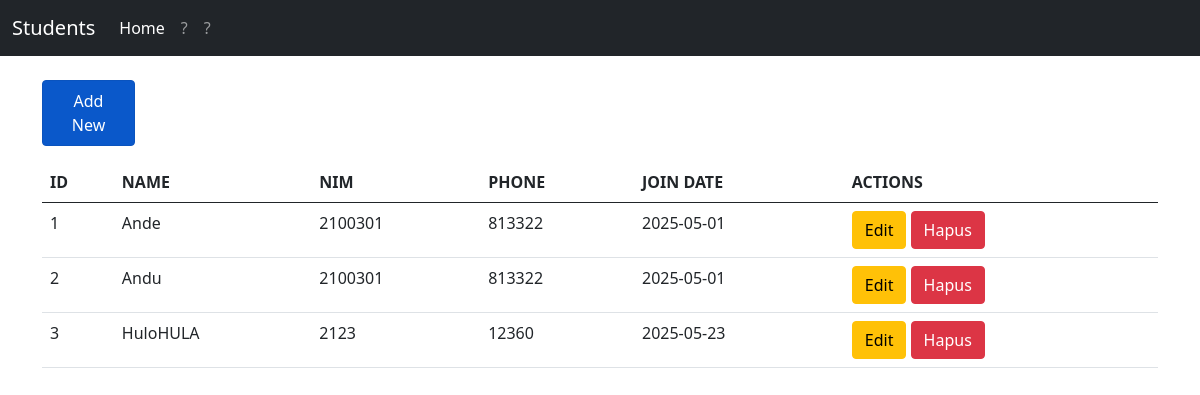
The page / on the database its author committed.
### tables this page shows
CREATE TABLE `students` (
  `id` int(11) NOT NULL,
  `name` varchar(100) NOT NULL,
  `nim` int(20) NOT NULL,
  `phone` int(20) NOT NULL,
  `join_date` date NOT NULL
);

### controllers/Students.controller.php (called while the page is built, shortened)
<?php
include_once("views/Index.view.php");
class StudentsController
{
  private $students;
  function __construct()
  {
    $this->students = new Students(Connection::$db_host, Connection::$db_user, Connection::$db_pass, Connection::$db_name);
  }
  public function index()
  {
    $this->students->open();
    $this->students->getStudents();
    $data = array(
      'students' => array()
    );
    while ($row = $this->students->getResult()) {
      array_push($data['students'], $row);
    }
    $view = new IndexView();
    $view->render($data);
  }
}

### views/Index.view.php (the view, shortened to what this page needs)
<?php
class IndexView
{
  public function render($data)
  {
    $no = 1;
    $dataStudents = null;
    foreach ($data['students'] as $val) {
      list($id, $name, $nim, $phone, $join_date) = $val;
      $dataStudents .= "<tr>
                <td>" . $no++ . "</td>
                <td>" . $name . "</td>
                <td>" . $nim . "</td>
                <td>" . $phone . "</td>
                <td>" . $join_date . "</td>";
      $dataStudents .= "
                <td>
                  <a href='form.php?id_edit=" . $id .  "' class='btn btn-warning mb-2 mb-md-0 mb-lg-0 mb-xl-0' '>Edit</a>
                  <a href='index.php?id_hapus=" . $id . "' class='btn btn-danger' '>Hapus</a>
                </td>";
      $dataStudents .= "</tr>";
    }
  }
}

### index.php
<?php
include_once("views/Template.class.php");
include_once("models/DB.class.php");
include_once("controllers/Students.controller.php");
$students = new StudentsController();
if(!empty($_GET['id_hapus'])) {
  $id = $_GET['id_hapus'];
  $students->delete($id);
}
else {
  $students->index();
}

### views/Template.class.php (shortened to what this page needs)
<?php
class Template
{
    var $content = '';
    function __construct($filename = '')
    {
        $this->content = implode('', @file($filename));
    }
    function clear()
    {
        $this->content = preg_replace("/DATA_[A-Z|_|0-9]+/", "", $this->content);
    }
    function write()
    {
        print $this->content;
    }
    function replace($old = '', $new = '')
    {
        if (is_int($new)) {
            $value = sprintf("%d", $new);
        } elseif (is_float($new)) {
            $value = sprintf("%f", $new);
        } elseif (is_array($new)) {
            $value = '';
            foreach ($new as $item) {
                $value .= $item . ' ';
            }
        } else {
            $value = $new;
        }
        $this->content = preg_replace("/$old/", $value, $this->content);
    }
}

### rows shown on the page
students: name "Ande", nim "2100301", phone "813322", join_date "2025-05-01"
students: name "Andu", nim "2100301", phone "813322", join_date "2025-05-01"
students: name "HuloHULA", nim "2123", phone "12360", join_date "2025-05-23"

### other values the page prints
$this->content "Students Home ? ? Add New ID NAME NIM PHONE JOIN DATE ACTIONS"
